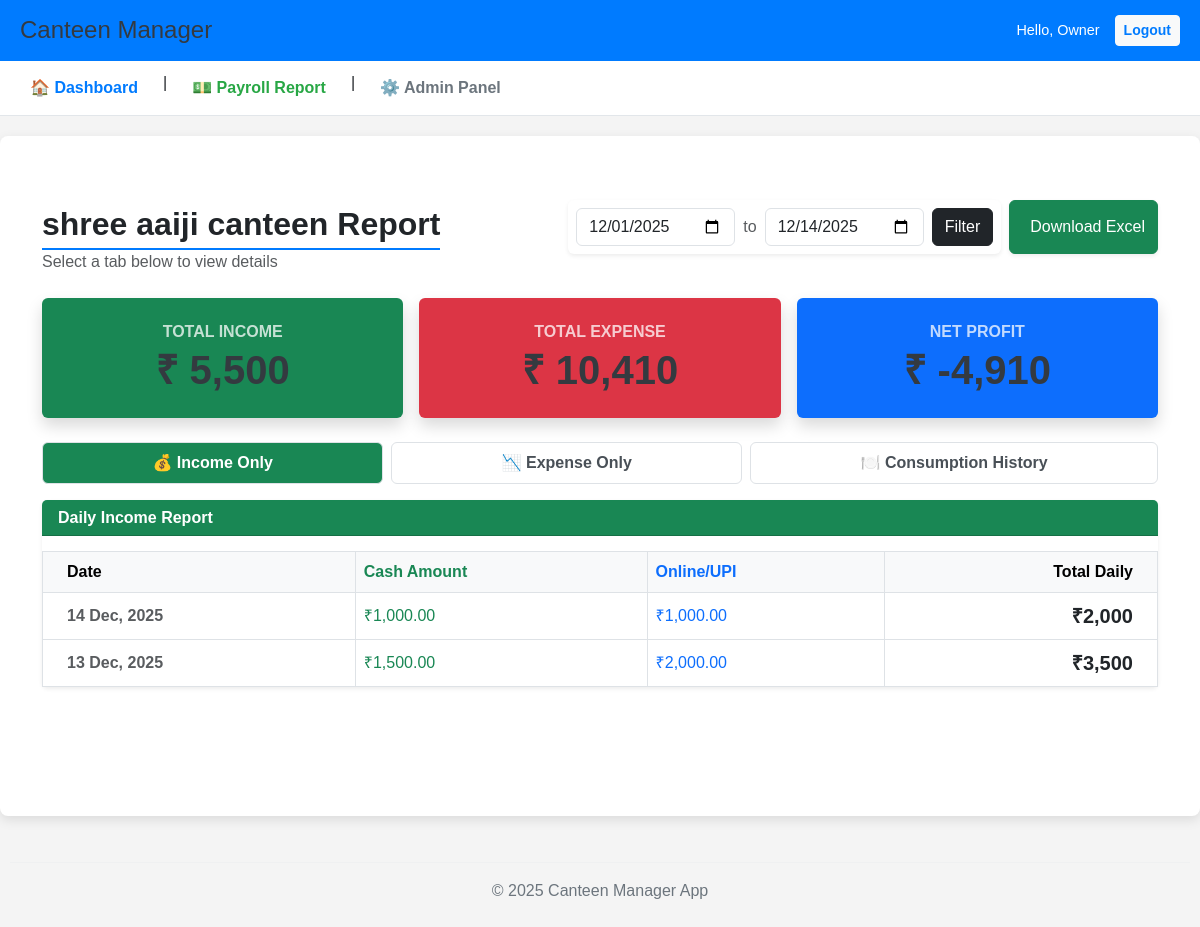
/management/report/canteen/1/summary/ (signed in), run on the app's committed database.
### management/models.py (models this page shows, shortened)
class Canteen(models.Model):
    BILLING_CHOICES = [
        ('DAILY', 'Daily Payment/Tracking'),
        ('MONTHLY', 'Monthly Fixed Billing'),
    ]
    name = models.CharField(max_length=100, unique=True, verbose_name="Canteen Name")
    location = models.CharField(max_length=255, verbose_name="Location")
    billing_type = models.CharField(
        max_length=10,
        choices=BILLING_CHOICES,
        default='DAILY',
        verbose_name="Billing Type"
    )
    daily_lunch_count = models.IntegerField(default=0, verbose_name="Daily Lunch Count")
    daily_dinner_count = models.IntegerField(default=0, verbose_name="Daily Dinner Count")
    class Meta:
        verbose_name = "Canteen"
        verbose_name_plural = "Canteens"

class DailyEntry(models.Model):
    canteen = models.ForeignKey(
        Canteen,
        on_delete=models.CASCADE,
        verbose_name="Canteen Name"
    )
    date = models.DateField(default=date.today, verbose_name="Entry Date")
    lunch_qty = models.IntegerField(default=0, verbose_name="Lunch Qty")
    dinner_qty = models.IntegerField(default=0, verbose_name="Dinner Qty")
    nasta_qty = models.IntegerField(default=0, verbose_name="Nasta Qty")
    tea_qty = models.IntegerField(default=0, verbose_name="Tea Qty") # Shree Aaiji only
    normal_token_qty = models.IntegerField(default=0, verbose_name="Normal Token Qty")
    special_token_qty = models.IntegerField(default=0, verbose_name="Special Token Qty")
    guest_token_qty = models.IntegerField(default=0, verbose_name="Guest Token Qty")
    cash_received = models.DecimalField(max_digits=10, decimal_places=2, default=0.00, null=True, verbose_name="Cash Payment Received")
    online_received = models.DecimalField(max_digits=10, decimal_places=2, default=0.00, null=True, verbose_name="Online Payment Received")
    cash_received = models.DecimalField(
    max_digits=10,
    decimal_places=2,
    default=0.00,
    null=True, # <--- यह जोड़ें
    verbose_name="Cash Payment Received"
    )
    online_received = models.DecimalField(
    max_digits=10,
    decimal_places=2,
    default=0.00,
    null=True, # <--- यह जोड़ें
    verbose_name="Online Payment Received"
    )
    class Meta:
        verbose_name = "Daily Service/Payment Entry"
        verbose_name_plural = "Daily Entries"
        unique_together = ('canteen', 'date') # एक कैंटीन में एक दिन में सिर्फ एक एंट्री
        ordering = ['-date', 'canteen__name']

### management/views.py (the view)
# urls.py: path('report/canteen/<int:canteen_id>/summary/', views.canteen_summary_report, name='canteen_summary_report'),
@login_required
def canteen_summary_report(request, canteen_id):
    canteen = get_object_or_404(Canteen, pk=canteen_id)
    start_date_str = request.GET.get('start_date')
    end_date_str = request.GET.get('end_date')
    today = date.today()
    if start_date_str:
        start_date = datetime.datetime.strptime(start_date_str, "%Y-%m-%d").date()
    else:
        start_date = today.replace(day=1)
    if end_date_str:
        end_date = datetime.datetime.strptime(end_date_str, "%Y-%m-%d").date()
    else:
        end_date = today
    incomes = DailyEntry.objects.filter(
        canteen=canteen,
        date__range=[start_date, end_date]
    ).annotate(
        total_money=F('cash_received') + F('online_received'),
        total_food=F('tea_qty') + F('nasta_qty') + F('lunch_qty') + F('dinner_qty') +
                   F('normal_token_qty') + F('special_token_qty') + F('guest_token_qty')
    ).order_by('-date')
    raw_expenses = Expense.objects.filter(canteen=canteen, date__range=[start_date, end_date]).order_by('-date')
    expenses_grouped = {}
    for exp in raw_expenses:
        d = exp.date
        if d not in expenses_grouped:
            expenses_grouped[d] = {'date': d, 'total_amount': 0, 'items': []}
        expenses_grouped[d]['total_amount'] += exp.amount
        expenses_grouped[d]['items'].append(exp)
    final_expense_list = list(expenses_grouped.values())
    consumption_totals = incomes.aggregate(
        total_tea=Sum('tea_qty'), total_nasta=Sum('nasta_qty'),
        total_lunch=Sum('lunch_qty'), total_dinner=Sum('dinner_qty'),
        total_normal=Sum('normal_token_qty'), total_special=Sum('special_token_qty'),
        total_guest=Sum('guest_token_qty'),
        total_cash=Sum('cash_received'), total_online=Sum('online_received')
    )
    total_income_sum = (consumption_totals['total_cash'] or 0) + (consumption_totals['total_online'] or 0)
    total_expense_sum = raw_expenses.aggregate(Sum('amount'))['amount__sum'] or 0
    net_profit = total_income_sum - total_expense_sum
    show_tokens = False
    if canteen.billing_type and 'monthly' in str(canteen.billing_type).lower():
        show_tokens = True
    context = {
        'canteen': canteen,
        'incomes': incomes,
        'grouped_expenses': final_expense_list,
        'cons_totals': consumption_totals,
        'total_income': total_income_sum,
        'total_expense': total_expense_sum,
        'net_profit': net_profit,
        'start_date': start_date,
        'end_date': end_date,
        'show_tokens': show_tokens,
    }
    return render(request, 'management/canteen_summary_report.html', context)

### management/templates/management/canteen_summary_report.html (shortened to what this page needs)
{% extends 'base.html' %}
{% load humanize %}
{% block content %}
<div class="container mt-4 mb-5">
    <div class="d-flex flex-wrap justify-content-between align-items-center mb-4 gap-3">
        <div>
            <h2 class="fw-bold text-dark mb-0">{{ canteen.name }} Report</h2>
            <p class="text-muted mb-0">Select a tab below to view details</p>
        </div>
        <div class="d-flex gap-2">
            <form class="d-flex gap-2 bg-white p-2 rounded shadow-sm">
                <input type="date" name="start_date" class="form-control" value="{{ start_date|date:'Y-m-d' }}">
                <span class="align-self-center text-muted">to</span>
                <input type="date" name="end_date" class="form-control" value="{{ end_date|date:'Y-m-d' }}">
                <button type="submit" class="btn btn-dark">Filter</button>
            </form>
            <a href="{% url 'export_canteen_excel' canteen.id %}?start_date={{ start_date|date:'Y-m-d' }}&end_date={{ end_date|date:'Y-m-d' }}"
               class="btn btn-success d-flex align-items-center shadow-sm">
                 Download Excel
            </a>
        </div>
    </div>
    <div class="row mb-4 text-center g-3">
        <div class="col-md-4">
            <div class="card bg-success text-white shadow border-0 h-100">
                <div class="card-body py-4">
                    <h6 class="text-uppercase fw-bold opacity-75 mb-1">Total Income</h6>
                    <h1 class="fw-bold mb-0 display-6">₹ {{ total_income|intcomma }}</h1>
                </div>
            </div>
        </div>
        <div class="col-md-4">
            <div class="card bg-danger text-white shadow border-0 h-100">
                <div class="card-body py-4">
                    <h6 class="text-uppercase fw-bold opacity-75 mb-1">Total Expense</h6>
                    <h1 class="fw-bold mb-0 display-6">₹ {{ total_expense|intcomma }}</h1>
                </div>
            </div>
        </div>
        <div class="col-md-4">
            <div class="card bg-primary text-white shadow border-0 h-100">
                <div class="card-body py-4">
                    <h6 class="text-uppercase fw-bold opacity-75 mb-1">Net Profit</h6>
                    <h1 class="fw-bold mb-0 display-6">₹ {{ net_profit|intcomma }}</h1>
                </div>
            </div>
        </div>
    </div>
    <ul class="nav nav-pills nav-fill mb-3 gap-2" id="reportTabs" role="tablist">
        <li class="nav-item" role="presentation">
            <button class="nav-link active fw-bold border" id="income-tab" data-bs-toggle="pill" data-bs-target="#income" type="button">💰 Income Only</button>
        </li>
        <li class="nav-item" role="presentation">
            <button class="nav-link fw-bold border" id="expense-tab" data-bs-toggle="pill" data-bs-target="#expense" type="button">📉 Expense Only</button>
        </li>
        <li class="nav-item" role="presentation">
            <button class="nav-link fw-bold border" id="consumption-tab" data-bs-toggle="pill" data-bs-target="#consumption" type="button">🍽️ Consumption History</button>
        </li>
    </ul>
    <div class="tab-content" id="reportTabsContent">
        <div class="tab-pane fade show active" id="income">
            <div class="card border-0 shadow-sm">
                <div class="card-header bg-success text-white"><h6 class="mb-0 fw-bold">Daily Income Report</h6></div>
                <div class="table-responsive">
                    <table class="table table-hover align-middle mb-0 text-center">
                        <thead class="table-light">
                            <tr>
                                <th class="text-start ps-4">Date</th>
                                <th class="text-success">Cash Amount</th>
                                <th class="text-primary">Online/UPI</th>
                                <th class="text-end pe-4 fw-bold">Total Daily</th>
                            </tr>
                        </thead>
                        <tbody>
                            {% for row in incomes %}
                            {% if row.total_money > 0 %}
                            <tr>
                                <td class="text-start ps-4 fw-bold text-muted">{{ row.date|date:"d M, Y" }}</td>
                                <td class="text-success">₹{{ row.cash_received|intcomma }}</td>
                                <td class="text-primary">₹{{ row.online_received|intcomma }}</td>
                                <td class="text-end pe-4 fw-bold fs-5">₹{{ row.total_money|intcomma }}</td>
                            </tr>
                            {% endif %}
                            {% empty %}
                            <tr><td colspan="4" class="py-5 text-muted">No income entries found.</td></tr>
                            {% endfor %}
                        </tbody>
                    </table>
                </div>
            </div>
        </div>
    </div>
</div>
{% endblock %}

### management/templates/base.html (shortened to what this page needs)
<!DOCTYPE html>
<html lang="en">
<head>
    <link href="https://cdn.jsdelivr.net/npm/bootstrap@5.3.0/dist/css/bootstrap.min.css" rel="stylesheet">
</head>
<body>
    <header>
        <div style="background-color: #007bff; color: white; padding: 15px 20px; display: flex; justify-content: space-between; align-items: center;">
            <h1 style="margin: 0; font-size: 1.5em;">Canteen Manager</h1>
            {% if user.is_authenticated %}
            <div style="display: flex; align-items: center; gap: 15px;">
                <span style="font-size: 0.9em;">Hello, {{ user.username }}</span>
                <form method="post" action="{% url 'logout' %}" style="margin: 0;">
                    <button type="submit" class="btn btn-sm btn-light" style="color: #007bff; font-weight: bold;">Logout</button>
                </form>
            </div>
            {% endif %}
        </div>
        <nav class="main-nav" style="background-color: #ffffff; padding: 10px 20px; border-bottom: 1px solid #e2e6ea;">
            {% if user.is_authenticated %}
            <div style="display: flex; gap: 15px;">
                <a href="{% url 'home_dashboard' %}" style="color: #007bff; font-weight: bold;">
                    🏠 Dashboard
                </a>
                |
                <a href="{% url 'payroll_summary' %}" style="color: #28a745; font-weight: bold;">
                    💵 Payroll Report
                </a>
                |
                <a href="/admin/" style="color: #6c757d; font-weight: bold;">
                    ⚙️ Admin Panel
                </a>
            </div>
            {% endif %}
        </nav>
    </header>
    <main>
        {% block content %}
        {% endblock %}
    </main>
    <footer style="text-align: center; padding: 10px; color: #6c757d;">
        <hr style="border-color: #dee2e6;">
        <p>&copy; 2025 Canteen Manager App</p>
    </footer>
</body>
</html>

### management/templates/base.html (style rules this page uses)
body { font-family: Arial, sans-serif; margin: 0; padding: 0; background-color: #f4f4f4; }
main { padding: 20px; max-width: 1200px; margin: 20px auto; background-color: white; min-height: 85vh; border-radius: 8px; box-shadow: 0 4px 12px rgba(0,0,0,0.1); }
h1 { color: #343a40; }
h2 { border-bottom: 2px solid #007bff; padding-bottom: 5px; margin-top: 25px; }
table { border-collapse: collapse; margin-top: 15px; width: 100%; }
th, td { border: 1px solid #dee2e6; padding: 12px; text-align: left; }
th { background-color: #f0f0f0; }
.main-nav a { text-decoration: none; padding: 5px 10px; border-radius: 4px; transition: background-color 0.3s; }

### management/templates/management/canteen_summary_report.html (style rules this page uses)
.nav-pills .nav-link.active#income-tab { background-color: #198754; }
.nav-link { color: #495057; background-color: #fff; }

### data on the page
Canteen: name "shree aaiji canteen"
DailyEntry: date "14 Dec, 2025", cash_received "1,000.00", online_received "1,000.00", total_money "2,000"
DailyEntry: date "13 Dec, 2025", cash_received "1,500.00", online_received "2,000.00", total_money "3,500"

### other printed values
{{ user.username }} "Owner"
{{ total_income|intcomma }} "5,500"
{{ total_expense|intcomma }} "10,410"
{{ net_profit|intcomma }} "-4,910"
